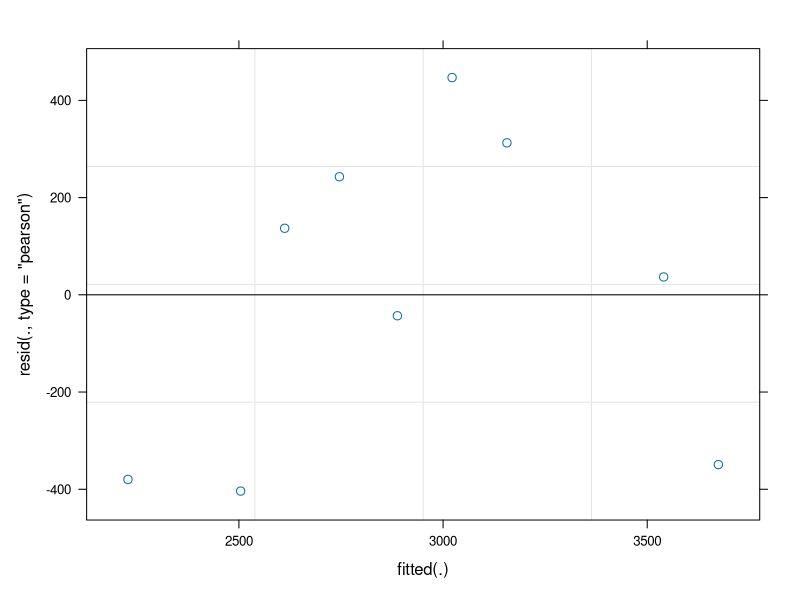
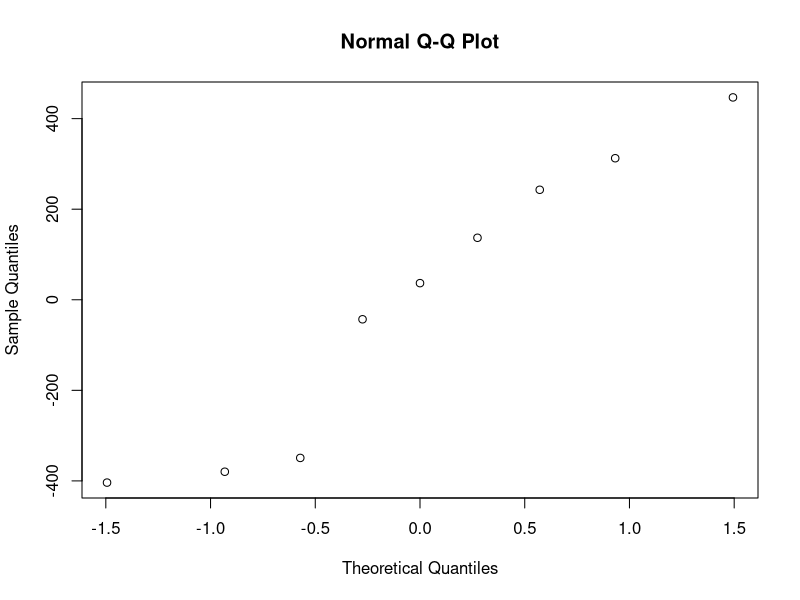
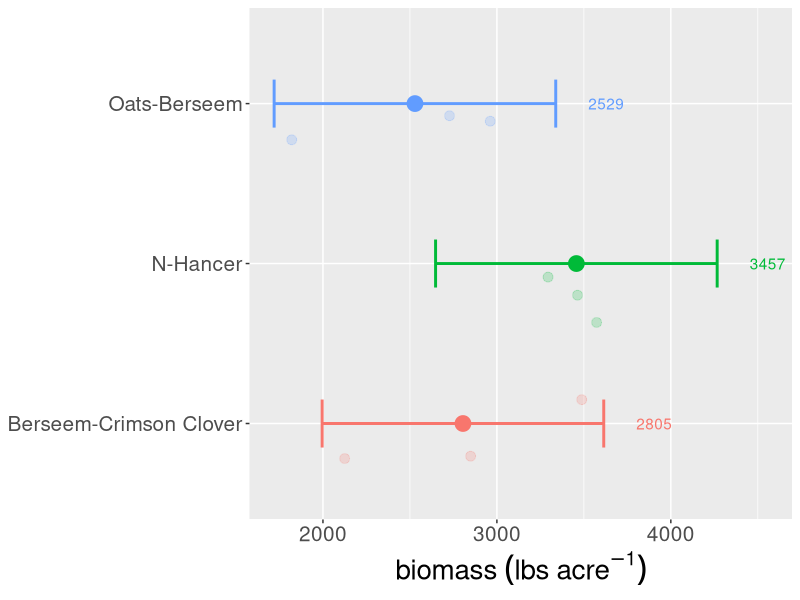
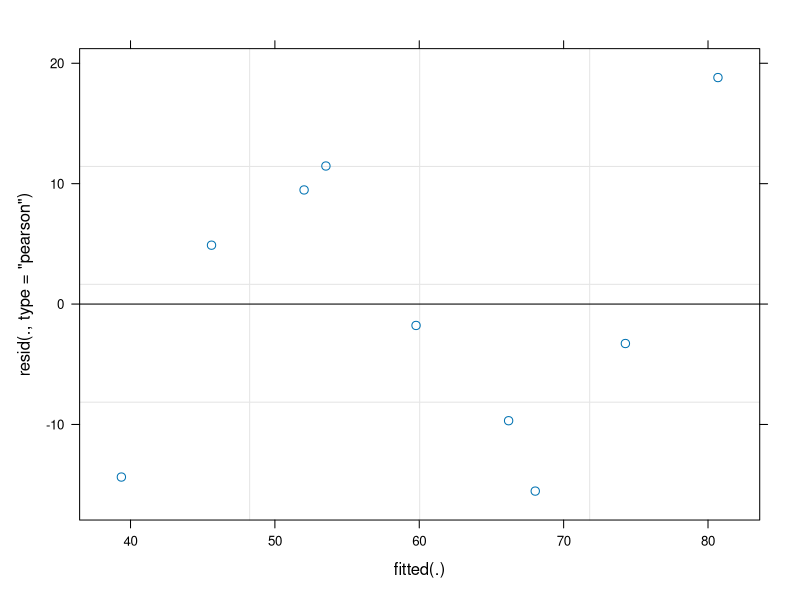
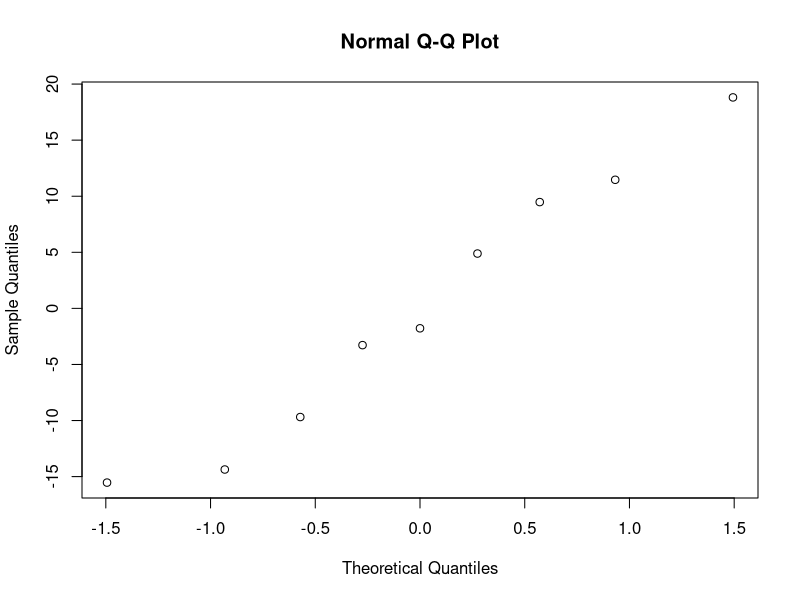
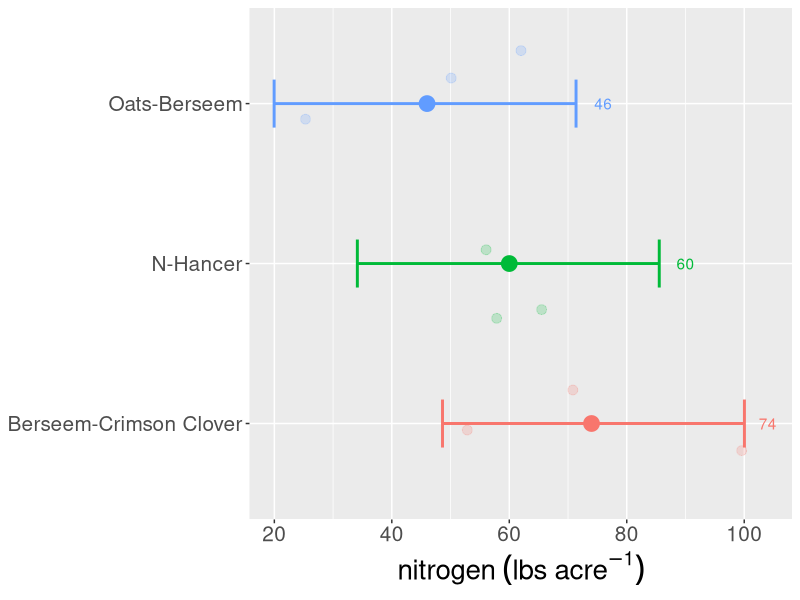
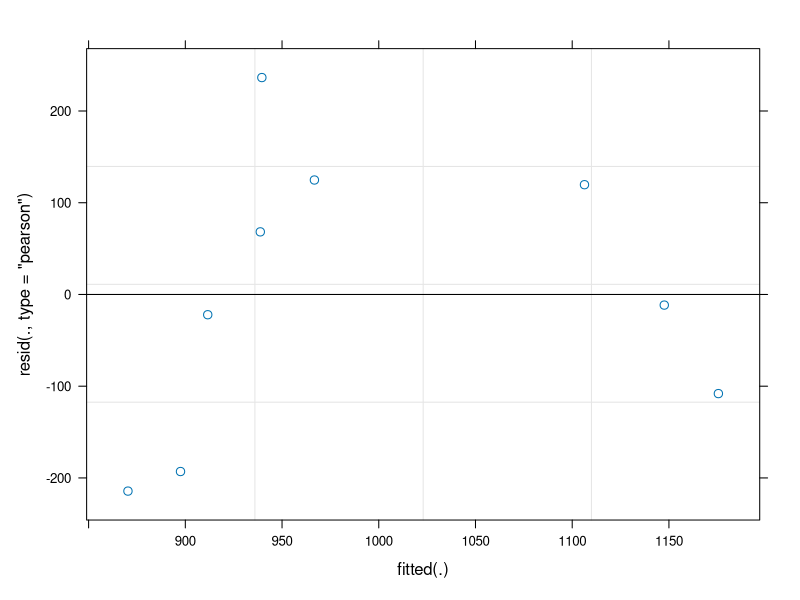
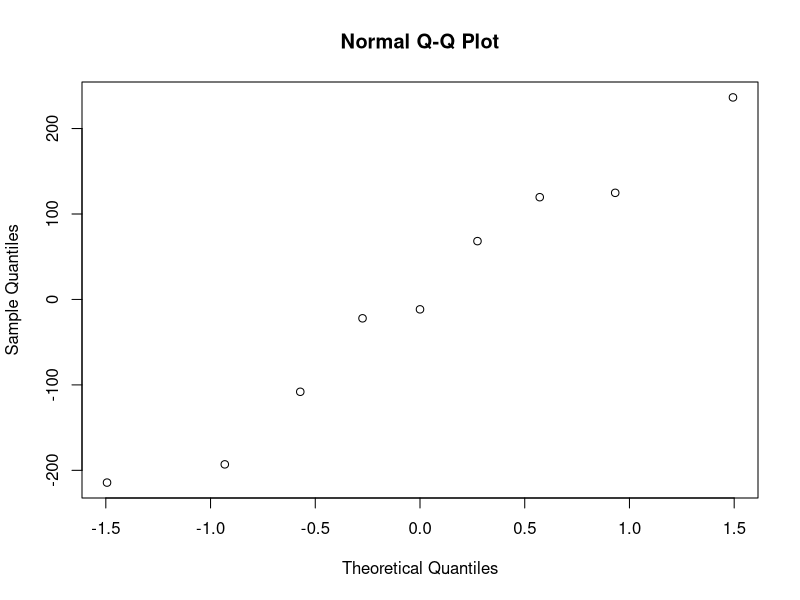

The R source for these figures, in order:
## ---- chunk 1
#Loading Packages
library(car)
library(ggplot2)
library(emmeans)
library(lme4)
library(lmerTest)
library(tidyverse)
library(multcomp)
library(multcompView)
library(dplyr)
## ---- chunk 2
getwd()
data1= read.csv(file="Voss Farm_CC.csv")
str(data1)
## ---- chunk 3
data2 = data1 %>%
  mutate(plot = as.character(plot),
         biomass = round(biomass,0),
         other= (100 - total_c - total_n),
         lbs_n = round(lbs_n,0),
         lbs_c = round(lbs_c,0)) %>%
  group_by(cc,plot) %>%
  summarise(biomass = mean(biomass),
            total_n = mean(total_n),
            lbs_n = mean(lbs_n),
            total_c = mean(total_c),
            lbs_c = mean(lbs_c),
            c_n = mean(c_n))

## ---- chunk 4
data3 = data2 %>%
  group_by(cc) %>%
  summarise(biomass = mean(biomass),
            total_n = mean(total_n),
            lbs_n = mean(lbs_n),
            total_c = mean(total_c),
            lbs_c = mean(lbs_c),
            c_n = mean(c_n)) %>%
  mutate(biomass = round(biomass,0),
         lbs_n = round(lbs_n,0),
         lbs_c = round(lbs_c,0))
## ---- chunk 5
data4 = data2 %>%
  filter(cc %in% c("Berseem-Crimson Clover", "Oats-Berseem", "N-Hancer")) %>%
  mutate(rep = fct_recode(plot,
                          "1" = "1",
                          "1" = "2",
                          "1" = "3",
                          "2" = "5",
                          "2" = "6",
                          "2" = "7",
                          "3" = "8",
                          "3" = "9",
                          "3" = "10"))
## ---- chunk 6
cc_bio = lmer(biomass ~ cc + (1|rep), data= data4)
plot(cc_bio)
qqnorm(resid(cc_bio))
#assumptions satisfactorily met
## ---- chunk 7
anova(cc_bio)
#cc type not significant for cover crop biomass
## ---- chunk 8
bio_means = lsmeans(cc_bio, ~ cc, contr= "pairwise", adjust= "none")
bio_cld = cld(bio_means$lsmean, alpha=0.05, Letters=letters, sort=TRUE, reverse=TRUE)

bio_cld = as_tibble(bio_cld) %>%
  rename(biomass = lsmean) %>%
  mutate(biomass = round(biomass,0))
  
## ---- chunk 9
bio_3 = ggplot(bio_cld, aes(x = cc, y = biomass, color = cc)) +
  geom_point(size = 5) +
  geom_text(aes(label = biomass), nudge_y = 1100) +
  geom_errorbar(aes(ymin = lower.CL, ymax = upper.CL), width = .3, size= 1) +
  geom_jitter(data = data4, mapping = aes(x = cc), alpha = 0.2, size = 3) +
  theme(legend.position = "none",
        plot.title= element_blank(),
        axis.title.x= element_text(size= 20),
        axis.title.y= element_blank(),
        axis.text= element_text(size= 15),) +
  coord_flip() +
  labs(y = bquote('biomass'~(lbs~acre^-1)))

bio_3
## ---- chunk 10
n_model = lmer(lbs_n ~ cc + (1|rep), data= data4)
plot(n_model)
qqnorm(resid(n_model))
#assumptions satisfactorily met
## ---- chunk 11
anova(n_model)
#cc type not significant for n amount supplied
## ---- chunk 12
n_means = lsmeans(n_model, ~ cc, contr= "pairwise", adjust= "none")
n_cld = cld(n_means$lsmean, alpha=0.05, Letters=letters, sort=TRUE, reverse=TRUE)

n_cld = as_tibble(n_cld) %>%
  rename(lbs_n = lsmean) %>%
  mutate(lbs_n = round(lbs_n,0))
  
## ---- chunk 13
n_3 = ggplot(n_cld, aes(x = cc, y = lbs_n, color = cc)) +
  geom_point(size = 5) +
  geom_text(aes(label = lbs_n), nudge_y = 30) +
  geom_errorbar(aes(ymin = lower.CL, ymax = upper.CL), width = .3, size= 1) +
  geom_jitter(data = data4, mapping = aes(x = cc), alpha = 0.2, size = 3) +
  theme(legend.position = "none",
        plot.title= element_blank(),
        axis.title.x= element_text(size= 20),
        axis.title.y= element_blank(),
        axis.text= element_text(size= 15),) +
  coord_flip() +
  labs(y = bquote('nitrogen'~(lbs~acre^-1)))

n_3
## ---- chunk 14
c_model = lmer(lbs_c ~ cc + (1|rep), data= data4)
plot(c_model)
qqnorm(resid(c_model))
#assumptions satisfactorily met
## ---- chunk 15
anova(c_model)
#cc type not significant for c amount supplied
## ---- chunk 16
c_means = lsmeans(c_model, ~ cc, contr= "pairwise", adjust= "none")
c_cld = cld(c_means$lsmean, alpha=0.05, Letters=letters, sort=TRUE, reverse=TRUE)

c_cld = as_tibble(c_cld) %>%
  rename(lbs_c = lsmean) %>%
  mutate(lbs_c = round(lbs_c,0))
  
## ---- chunk 17
c_3 = ggplot(c_cld, aes(x = cc, y = lbs_c, color = cc)) +
  geom_point(size = 5) +
  geom_text(aes(label = lbs_c), nudge_y = 350) +
  geom_errorbar(aes(ymin = lower.CL, ymax = upper.CL), width = .3, size= 1) +
  geom_jitter(data = data4, mapping = aes(x = cc), alpha = 0.2, size = 3) +
  theme(legend.position = "none",
        plot.title= element_blank(),
        axis.title.x= element_text(size= 20),
        axis.title.y= element_blank(),
        axis.text= element_text(size= 15),) +
  coord_flip() +
  labs(y = bquote('carbon'~(lbs~acre^-1)))

c_3
## ---- chunk 18
biomass = data3 %>% 
  ggplot(aes(biomass, cc, color = cc)) +
  geom_point(size = 5) +
  geom_text(aes(label = biomass), nudge_x = 400) +
  geom_jitter(data = data2, mapping = aes(y = cc), alpha = 0.2, size = 3) +
  theme(legend.position = "none",
        plot.title= element_blank(),
        axis.title.x=element_text(size= 20),
        axis.title.y= element_blank(),
        axis.text= element_text(size= 15),
        strip.text.x= element_text(size=20)) +
  labs(x = bquote('biomass'~(lbs~acre^-1)))

biomass
## ---- chunk 19
nitrogen = data3 %>% 
  ggplot(aes(lbs_n, cc, color = cc)) +
  geom_point(size = 5) +
  geom_text(aes(label = lbs_n), nudge_x = 7) +
  geom_jitter(data = data2, mapping = aes(y = cc), alpha = 0.2, size = 3) +
  theme(legend.position = "none",
        plot.title= element_blank(),
        axis.title.x=element_text(size= 20),
        axis.title.y= element_blank(),
        axis.text.y= element_blank(),
        axis.text.x= element_text(size= 15),
        strip.text.x= element_text(size=20)) +
  labs(x = bquote('nitrogen'~(lbs~acre^-1)))

nitrogen
## ---- chunk 20
carbon = data3 %>% 
  ggplot(aes(lbs_c, cc, color = cc)) +
  geom_point(size = 5) +
  geom_text(aes(label = lbs_c), nudge_x = 100) +
  geom_jitter(data = data2, mapping = aes(y = cc), alpha = 0.2, size = 3) +
  theme(legend.position = "none",
        plot.title= element_blank(),
        axis.title.x=element_text(size= 20),
        axis.title.y= element_blank(),
        axis.text= element_text(size= 15),
        strip.text.x= element_text(size=20)) +
  labs(x = bquote('carbon'~(lbs~acre^-1)))

carbon
## ---- chunk 21
ratio = data3 %>% 
  ggplot() +
  geom_col(aes(c_n, cc)) +
  scale_fill_brewer(palette = "Blues") + 
  #geom_text(aes(label = lbs_c), nudge_x = 100) +
  theme(legend.position = "none",
        plot.title= element_blank(),
        axis.title.x=element_text(size= 20),
        axis.title.y= element_blank(),
        axis.text.y= element_blank(),
        axis.text.x= element_text(size= 15),
        strip.text.x= element_text(size=20)) +
  labs(x = "C:N ratio")

ratio
## ---- chunk 22
library(patchwork)
CC_Plots = (biomass | ratio) / (carbon | nitrogen) +
  plot_annotation(tag_levels = c('A'),
                  title = 'Fall Cover Crop Information - Voss Farm',
                  caption = 'figures do not represent results from statistical analysis') &
  theme(plot.title = element_text(size= 25),
        plot.tag = element_text(size= 15))
## ---- chunk 23
CC_Plots
